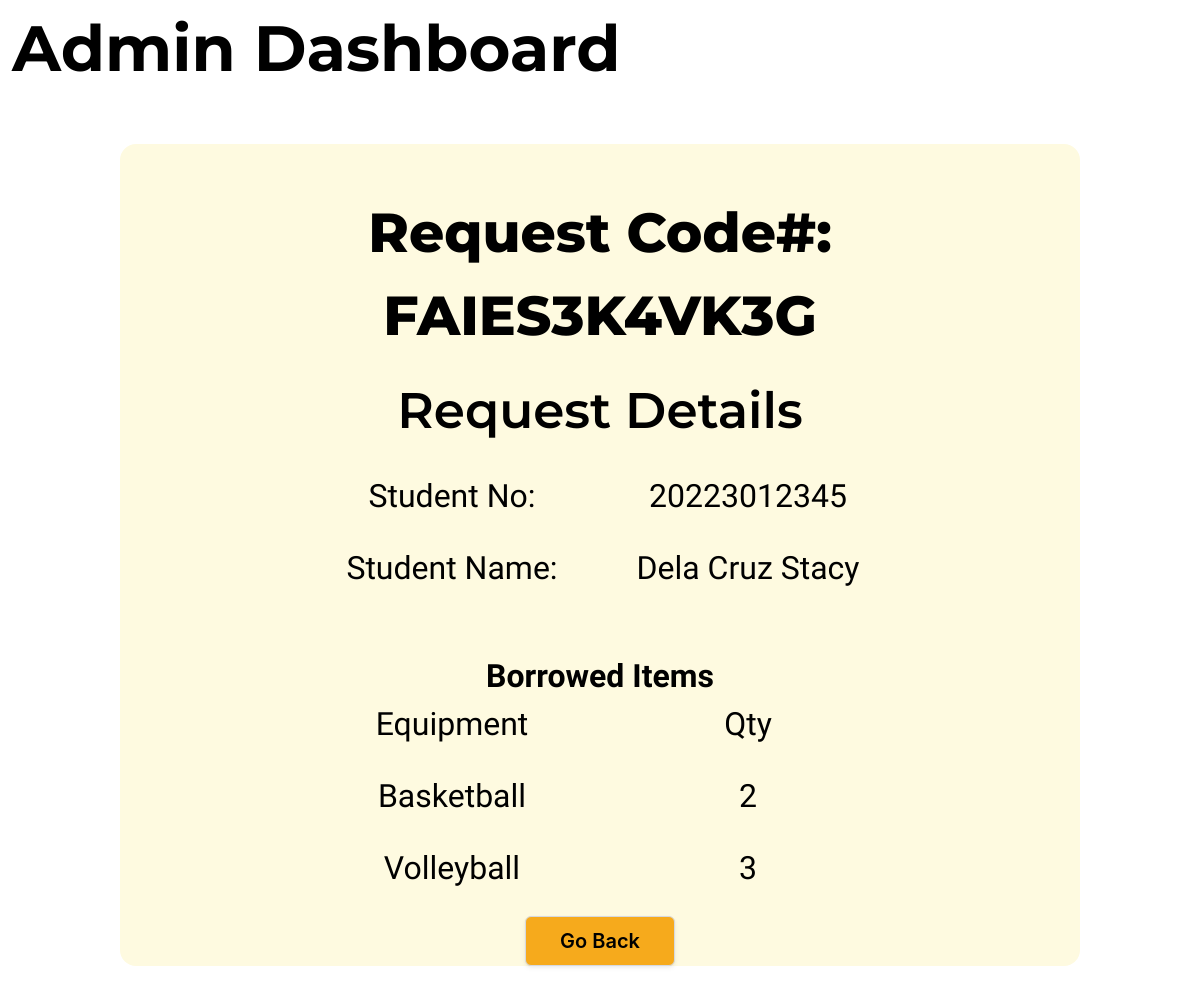
The page /admin-check-request/FAIES3K4VK3G (signed in) on the database its author committed.
### main/models.py (models this page shows, shortened)
class StudentBorrow(models.Model):
    id =models.AutoField(primary_key=True)
    student_no = models.IntegerField()
    first_name = models.CharField(max_length=255)
    last_name = models.CharField(max_length=255)
    code_request = models.CharField(max_length=20, blank=True, null=True)
    request_status = models.CharField(max_length=50, choices=REQUESTAPPROVE.choices, default=REQUESTAPPROVE.PENDING)

class ItemRequest(models.Model):
    id = models.AutoField(primary_key=True)
    equipment_name = models.CharField(max_length=255)
    quantity = models.IntegerField(blank=True, null=True)
    id_student_borrow = models.ForeignKey(StudentBorrow, on_delete=models.CASCADE)

### main/views.py (the view)
# urls.py: path("admin-check-request/<str:code>", views.admin_chkdetails, name ="admin_chkdetails"),
@login_required
def admin_chkdetails(request, code):
    get_user = StudentBorrow.objects.get(code_request = code)
    get_items = ItemRequest.objects.filter(id_student_borrow = get_user)
    context ={
        "get_user": get_user,
        'get_item': get_items
    }
    return render(request,"main/administration_SBCA/admin_chk_req.html", context)

### main/templates/main/administration_SBCA/admin_chk_req.html (shortened to what this page needs)
{% extends './admin_base.html' %}
    {% block content %}
    <div class="container has-text-centered sty_bkg_chkreq px-6 pt-6">
      <h1
        class="sty-base-header-little-big-fz sty-base-montserrat-fm sty-header-chkreq mb-4"
      >
        Request Code#: {{ get_user.code_request }}
      </h1>
      <h1
        class="sty-base-header-littler-big-fz sty-base-montserrat-fm sty-subheader-chkreq mb-5"
      >
        Request Details
      </h1>
      <div class="columns">
        <div class="column is-2"></div>
        <div class="column">
          <h1 class="sty-basesubheader-fz sty-base-hind-fm sty-content-chkreq">
            Student No:
          </h1>
        </div>
        <div class="column">
          <h1 class="sty-basesubheader-fz sty-base-hind-fm sty-content-chkreq">
            {{ get_user.student_no }}
          </h1>
        </div>
        <div class="column is-2"></div>
      </div>
      <div class="columns">
        <div class="column is-2"></div>
        <div class="column">
          <h class="sty-basesubheader-fz sty-base-hind-fm sty-content-chkreq"
            >Student Name:</h
          >
        </div>
        <div class="column">
          <h1 class="sty-basesubheader-fz sty-base-hind-fm sty-content-chkreq">
            {{ get_user.last_name }} {{ get_user.first_name }}
          </h1>
        </div>
        <div class="column is-2"></div>
      </div>
      <h1
        class="sty-basesubheader-fz sty-base-hind-fm sty-subheader-chkreq mt-6"
      >
        Borrowed Items
      </h1>
      <div class="columns is-vcentered">
        <div class="column is-2"></div>
        <div class="column">
          <h1 class="sty-basesubheader-fz sty-base-hind-fm sty-content-chkreq">
            Equipment
          </h1>
        </div>
        <div class="column">
          <h1 class="sty-basesubheader-fz sty-base-hind-fm sty-content-chkreq">
            Qty
          </h1>
        </div>
        <div class="column is-2"></div>
      </div>
      {% for item in get_item %}
      <div class="columns is-vcentered">
        <div class="column is-2"></div>
        <div class="column">
          <h1 class="sty-basesubheader-fz sty-base-hind-fm sty-content-chkreq">
            {{ item.equipment_name }}
          </h1>
        </div>
        <div class="column">
          <h1 class="sty-basesubheader-fz sty-base-hind-fm sty-content-chkreq">
            {{ item.quantity }}
          </h1>
        </div>
        <div class="column is-2"></div>
      </div>
      {% endfor %}
      <div class="has-text-centered">
        <a
          href="{% url 'main:admin_dashboard' %}"
          class="sty-btn-back-chkreq button"
        >
          Go Back</a
        >
      </div>
    </div>
    {% endblock content %}

### rows shown on the page
StudentBorrow: code_request "FAIES3K4VK3G", student_no "20223012345", last_name "Dela Cruz", first_name "Stacy"
ItemRequest: equipment_name "Basketball", quantity "2"
ItemRequest: equipment_name "Volleyball", quantity "3"
